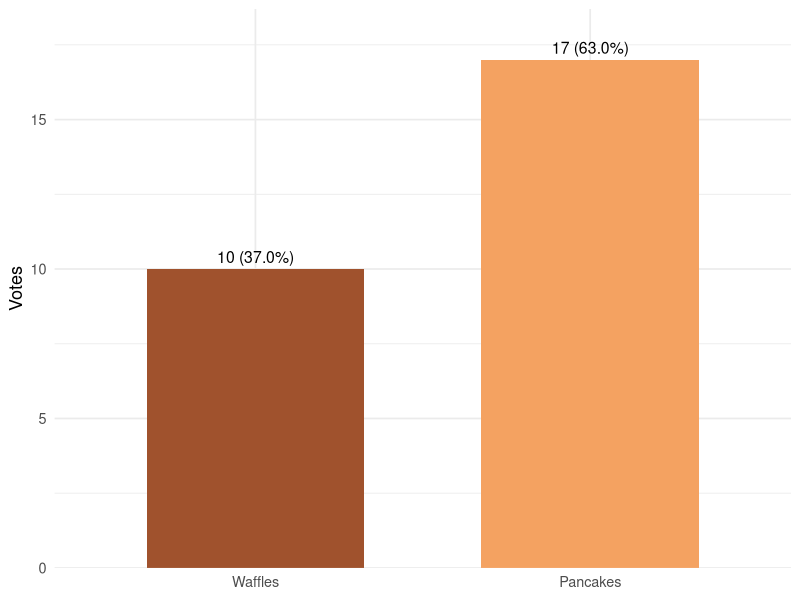
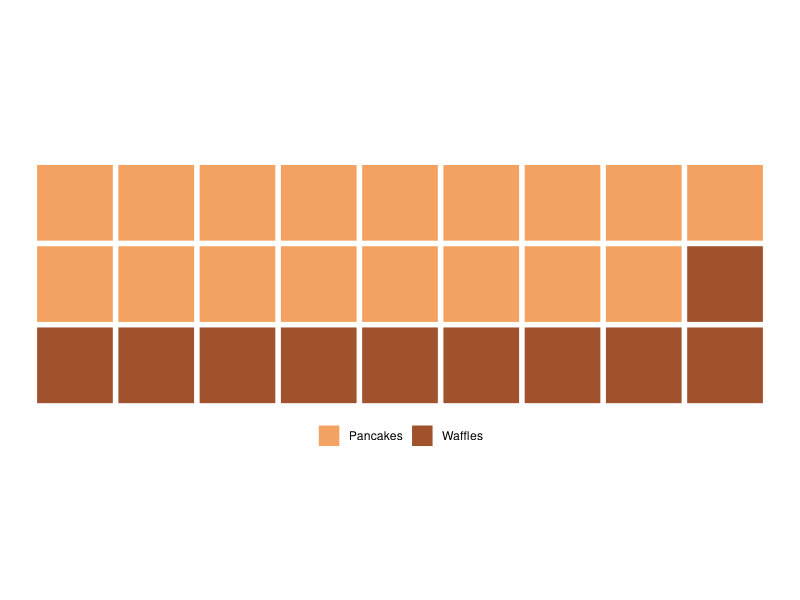
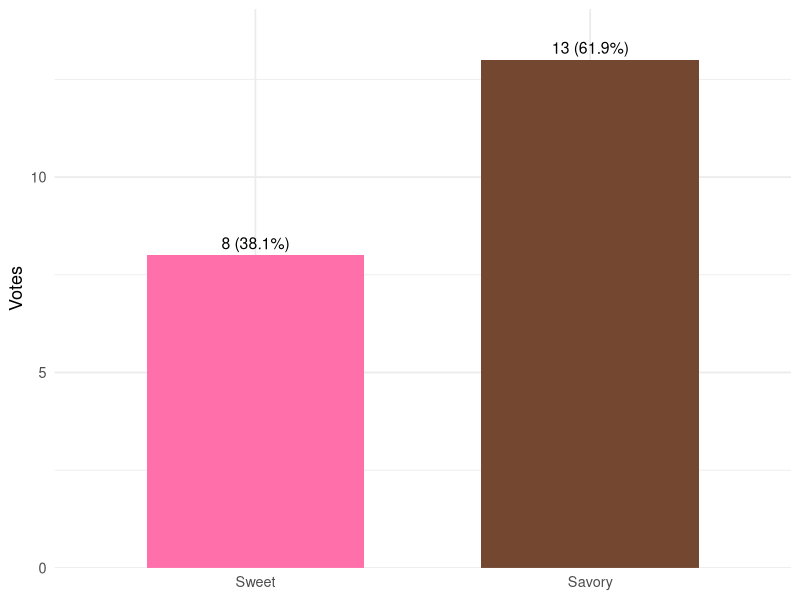
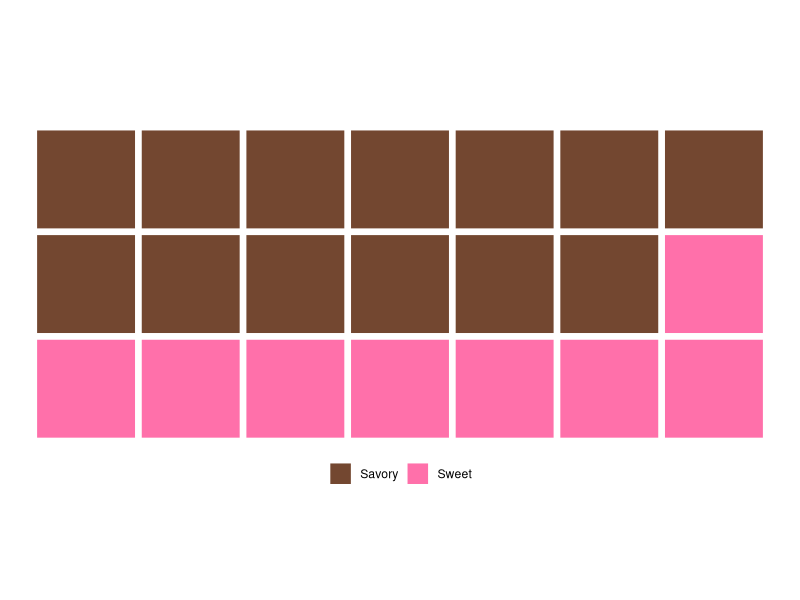
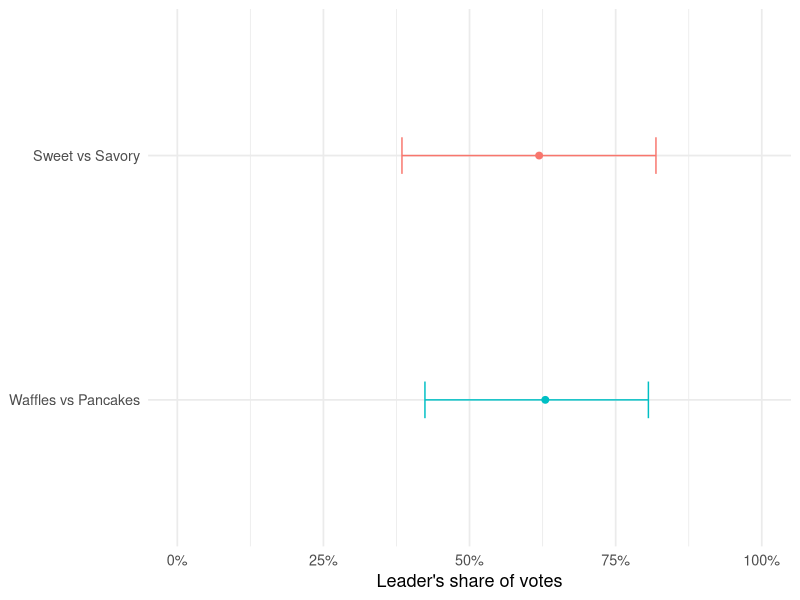
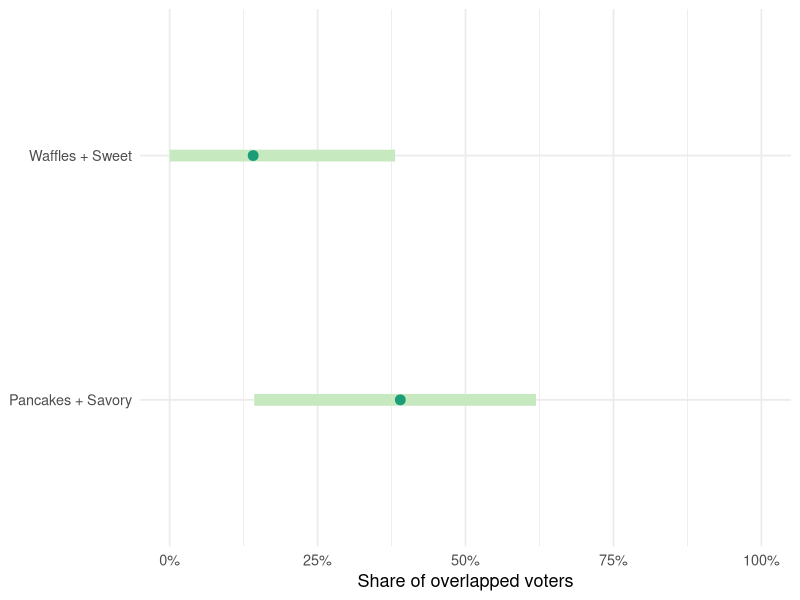

These figures' R source, in order:
## ---- chunk 1
library(tidyverse)
library(scales)

results = readxl::read_xlsx(here::here("whiteboardpollresults.xlsx")) %>%
  filter(question %in% c("5","6"))

# Data
poll_wp = tibble(
  question = "Waffles vs Pancakes",
  option   = c("Waffles", "Pancakes"),
  votes    = c(10, 17)
) %>%
  mutate(share = votes / sum(votes),
         N = sum(votes))

poll_ss = tibble(
  question = "Sweet vs Savory",
  option   = c("Sweet", "Savory"),
  votes    = c(8, 13)
) %>%
  mutate(share = votes / sum(votes),
         N = sum(votes))

# Helper: summarize a two-option poll
summarize_two_option = function(df) {
  stopifnot(nrow(df) == 2)
  N = df$N[1]
  lead_row = df %>% arrange(desc(votes)) %>% slice(1)
  trail_row = df %>% arrange(desc(votes)) %>% slice(2)

  # Exact binomial test vs 50/50 for the leader
  bt = binom.test(x = lead_row$votes, n = N, p = 0.5, alternative = "two.sided")

  tibble(
    question       = df$question[1],
    N              = N,
    leader         = lead_row$option,
    leader_votes   = lead_row$votes,
    leader_share   = lead_row$share,
    trailer        = trail_row$option,
    trailer_votes  = trail_row$votes,
    trailer_share  = trail_row$share,
    margin_votes   = lead_row$votes - trail_row$votes,
    margin_share   = lead_row$share - trail_row$share,
    p_value_50_50  = bt$p.value,
    ci_lower       = bt$conf.int[1],
    ci_upper       = bt$conf.int[2],
    # With an odd N, a perfect tie is impossible. Flips to change winner:
    flips_to_flip  = floor((lead_row$votes - trail_row$votes)/2) + 1L
  )
}

sum_wp = summarize_two_option(poll_wp)
sum_ss = summarize_two_option(poll_ss)

# bind_rows(sum_wp, sum_ss) 
## ---- chunk 2
#| label: fig-wp-bar
#| fig-cap: "Waffles vs Pancakes — counts and shares (N = 27)."
#| fig-width: 6
#| fig-height: 4
pal_wp = c("Waffles" = "#A0522D", "Pancakes" = "#F4A261")

poll_wp %>%
  ggplot(aes(x = fct_reorder(option, votes), y = votes, fill = option)) +
  geom_col(width = 0.65, show.legend = FALSE) +
  geom_text(aes(label = paste0(votes, " (", percent(share, 0.1), ")")),
            vjust = -0.5, size = 4) +
  scale_y_continuous(expand = expansion(mult = c(0, 0.1))) +
  scale_fill_manual(values = pal_wp) +
  labs(x = NULL, y = "Votes") +
  theme_minimal(base_size = 13)
## ---- chunk 3
#| label: fig-wp-waffle
#| fig-cap: "Waffle chart: one square per vote (3×9 grid)."
#| fig-width: 6
#| fig-height: 4
rows = 3
cols = 9  # 3 x 9 = 27 cells

wp_waffle = tibble(
  id = 1:poll_wp$N[1],
  option = c(rep("Pancakes", poll_wp$votes[poll_wp$option=="Pancakes"]),
             rep("Waffles",  poll_wp$votes[poll_wp$option=="Waffles"]))
) %>%
  mutate(
    row = (id - 1) %/% cols + 1,
    col = (id - 1) %% cols + 1
  )

wp_waffle %>%
  ggplot(aes(x = col, y = rows - row + 1, fill = option)) +
  geom_tile(color = "white", linewidth = 0.5, width = 0.95, height = 0.95) +
  scale_fill_manual(values = pal_wp) +
  coord_equal() +
  labs(x = NULL, y = NULL, fill = NULL) +
  theme_void() +
  theme(legend.position = "bottom")
## ---- chunk 4
#| label: fig-ss-bar
#| fig-cap: "Sweet vs Savory — counts and shares (N = 21)."
#| fig-width: 6
#| fig-height: 4
pal_ss = c("Sweet" = "#ff70aa", "Savory" = "#734730")

poll_ss %>%
  ggplot(aes(x = fct_reorder(option, votes), y = votes, fill = option)) +
  geom_col(width = 0.65, show.legend = FALSE) +
  geom_text(aes(label = paste0(votes, " (", percent(share, 0.1), ")")),
            vjust = -0.5, size = 4) +
  scale_y_continuous(expand = expansion(mult = c(0, 0.1))) +
  scale_fill_manual(values = pal_ss) +
  labs(x = NULL, y = "Votes") +
  theme_minimal(base_size = 13)
## ---- chunk 5
#| label: fig-ss-waffle
#| fig-cap: "Waffle chart: one square per vote (3×7 grid)."
#| fig-width: 6
#| fig-height: 4
rows = 3; 
cols = 7  # 3 x 7 = 21 cells
ss_waffle = tibble(
  id = 1:poll_ss$N[1],
  option = c(rep("Savory", poll_ss$votes[poll_ss$option=="Savory"]),
             rep("Sweet",  poll_ss$votes[poll_ss$option=="Sweet"]))
) %>%
  mutate(
    row = (id - 1) %/% cols + 1,
    col = (id - 1) %% cols + 1
  )

ss_waffle %>%
  ggplot(aes(x = col, y = rows - row + 1, fill = option)) +
  geom_tile(color = "white", linewidth = 0.5, width = 0.95, height = 0.95) +
  scale_fill_manual(values = pal_ss) +
  coord_equal() +
  labs(x = NULL, y = NULL, fill = NULL) +
  theme_void() +
  theme(legend.position = "bottom")
## ---- chunk 6
#| label: summary-table 

bind_rows(sum_wp, sum_ss) %>%
  transmute(
    question,
    N,
    `Leader (votes)` = sprintf("%s (%d)", leader, leader_votes),
    `Trailer (votes)` = sprintf("%s (%d)", trailer, trailer_votes),
    `Leader share`   = percent(leader_share, 0.1),
    `Margin (votes)` = margin_votes,
    `Margin (points)` = percent(margin_share, 0.1),
    `p vs 50/50`     = signif(p_value_50_50, 3),
    `Leader 95% CI`  = sprintf("[%.2f, %.2f]", ci_lower, ci_upper),
    `Votes to flip winner` = flips_to_flip
  ) %>%
  kableExtra::kable()
## ---- chunk 7
#| label: fig-leader-ci
#| fig-cap: "Leader share with 95% confidence intervals for each poll."
#| fig-width: 6
#| fig-height: 3.8
leaders = bind_rows(sum_wp, sum_ss) %>%
  transmute(question, leader, leader_share, lower = ci_lower, upper = ci_upper)

leaders %>%
  ggplot(aes(y = fct_rev(question), x = leader_share, color = question)) +
  geom_point(size = 2) +
  geom_errorbarh(aes(xmin = lower, xmax = upper), height = 0.15) +
  scale_x_continuous(labels = percent_format(accuracy = 1), limits = c(0, 1)) +
  labs(x = "Leader's share of votes", y = NULL) +
  theme_minimal(base_size = 13) +
  theme(legend.position = "none")
## ---- chunk 8
#| label: fig-connection-bounds
#| fig-cap: "Feasible ranges if the 21 Sweet/Savory voters are a subset of the 27 Waffles/Pancakes voters. Dots show a simple 'independent choices' expectation."
#| fig-width: 7
#| fig-height: 4
# Totals
N_wp = poll_wp$N[1]      # 27
N_ss = poll_ss$N[1]      # 21
m    = N_ss              # assume the 21 S/S voters are in the W/P group

pancakes_total = poll_wp$votes[poll_wp$option=="Pancakes"]  # 17
waffles_total  = poll_wp$votes[poll_wp$option=="Waffles"]   # 10
savory_total   = poll_ss$votes[poll_ss$option=="Savory"]    # 13
sweet_total    = poll_ss$votes[poll_ss$option=="Sweet"]     # 8

# Min/max number of Pancakes voters inside any subset of size m from the 27 W/P voters
exclude = N_wp - m  # how many W/P voters are not in the overlap
a_min = max(0, pancakes_total - exclude)   # = 11
a_max = min(pancakes_total, m)             # = 17

# Bounds for overlaps among the m overlapped voters
min_PS = max(0, a_min + savory_total - m)  # Pancakes & Savory minimum = 3
max_PS = min(a_max, savory_total)          # Pancakes & Savory maximum = 13

# Do the same for Waffles & Sweet
w_min = max(0, waffles_total - exclude)    # = 4
w_max = min(waffles_total, m)              # = 10
min_WS = max(0, w_min + sweet_total - m)   # = 0
max_WS = min(w_max, sweet_total)           # = 8

# Convert to shares of the overlapped m voters
df_bounds = tibble(
  combo = c("Pancakes + Savory", "Waffles + Sweet"),
  min_share = c(min_PS/m, min_WS/m),
  max_share = c(max_PS/m, max_WS/m)
)

# Simple independence expectation (using observed shares)
p_pan = pancakes_total / N_wp
p_waf = 1 - p_pan
p_sav = savory_total / N_ss
p_swt = 1 - p_sav

df_bounds$expected_share = c(p_pan * p_sav, p_waf * p_swt)

ggplot(df_bounds, aes(y = combo)) +
  geom_segment(aes(x = min_share, xend = max_share, yend = combo),
               size = 4, color = "#c7e9c0") +
  geom_point(aes(x = expected_share), size = 3, color = "#1b9e77") +
  scale_x_continuous(labels = percent_format(accuracy = 1), limits = c(0, 1)) +
  labs(x = "Share of overlapped voters", y = NULL) +
  theme_minimal(base_size = 13)
